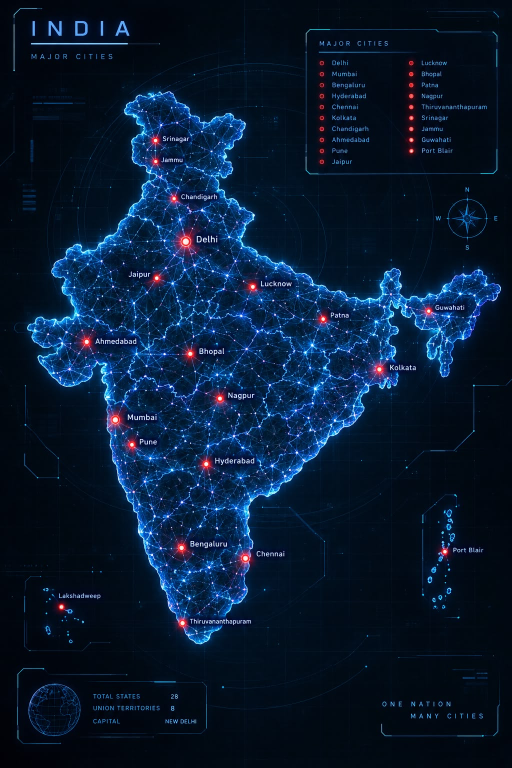
#> input picture design/reference/map/india-map-original.jpg, 1024 x 1536 px (shown at 1/2 size)
$ python clean_map.py ../../design/reference/map/india-map-original.jpg ../../design/reference/map/india-map-original.jpg
#> lines starting #> are read from the running program, lines starting #| are printed output that depends on the picture; after the words box and inside, x2 and y2 are one past the last pixel; in counts of white or black regions, pixels touching at a corner belong together
"""Clean the India map artwork for the website: erase the drawn city dots and names, keep only India
(mainland, Andaman & Nicobar, Lakshadweep) on pure black, and drop the frame, legend and compass.

    python -I frontend/scripts/clean_map.py design/reference/map/india-map-original.jpg out.png

Run Real-ESRGAN on the result afterwards: cleaning first means the repairs are sharpened too.
The site draws its own live dots at the same places (frontend/src/landing/cities.ts).
"""

import sys

import cv2
import numpy as np

src, dst = sys.argv[1], sys.argv[2]
im = cv2.imread(src)
#> im is the input picture: shape (1536, 1024, 3); mean B, G, R 49.6, 26.1, 7.6
h, w = im.shape[:2]
#> h = 1536; w = 1024
f = im.astype(np.float32)
b, g, r = f[..., 0], f[..., 1], f[..., 2]
L = f.mean(2)

# 1. Drawn red dots, and the white names around them (the network itself is blue, not white).
red = ((r > 150) & (g < 140) & (b < 160) & (r - g > 60)).astype(np.uint8)
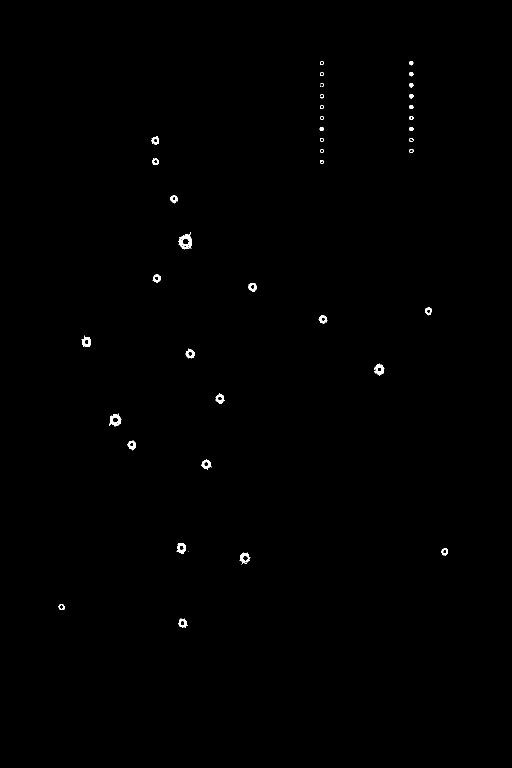
#> red: shape (1536, 1024) (shown at 1/2 size); values 0 (black) and 1 (white), 0.3% white; 45 white regions (7 under 20 px), largest, box (x1, y1, x2, y2) and area: (356, 464, 384, 499) 440, (218, 827, 243, 853) 328, (748, 727, 769, 752) 260
white = ((r > 150) & (g > 150) & (b > 150) & (np.abs(r - b) < 70)).astype(np.uint8)
#> white: shape (1536, 1024); values 0 (black) and 1 (white), 0.46% white in thin lines or dots, all inside (x1, y1, x2, y2) = (69, 64, 1001, 1470)
dots = cv2.connectedComponentsWithStats(cv2.dilate(red, np.ones((3, 3), np.uint8), iterations=2))
near = np.zeros_like(red)
for i in range(1, dots[0]):
    x, y, bw, bh, area = dots[2][i]
    cx, cy = x + bw // 2, y + bh // 2
    if area < 8 or (cx > 600 and cy < 350):  # the legend list is cut away below anyway
        continue
    # Names sit to the right of their dot; Jaipur's is to the left and Lakshadweep's above.
    near[max(0, cy - 12):cy + 13, max(0, cx - 12):cx + 13] = 1
    if abs(cx - 313) < 6 and abs(cy - 556) < 6:
        near[cy - 18:cy + 16, cx - 80:cx] = 1
    elif abs(cx - 122) < 6 and abs(cy - 1213) < 6:
        near[cy - 36:cy - 6, cx - 12:cx + 100] = 1
    else:
        near[cy - 22:cy + 16, cx:cx + 180] = 1
#> this loop made 39 passes
#> (x, y, bw, bh, area, cx, cy) on passes 1 to 12: (638, 120, 12, 12, 134, 644, 126), (816, 120, 13, 13, 146, 822, 126), (638, 142, 12, 12, 134, 644, 148), (816, 142, 13, 13, 146, 822, 148), (638, 164, 12, 12, 133, 644, 170), (816, 164, 13, 13, 147, 822, 170), (638, 186, 12, 13, 142, 644, 192), (816, 186, 13, 13, 151, 822, 192), (638, 208, 12, 12, 134, 644, 214), (816, 208, 13, 12, 142, 822, 214), (638, 230, 12, 12, 132, 644, 236), (816, 230, 13, 12, 142, 822, 236)
#> near: shape (1536, 1024); values 0 (black) and 1 (white), 8.4% white; 18 white regions, largest, box (x1, y1, x2, y2) and area: (251, 869, 592, 945) 14280, (353, 1075, 670, 1133) 13194, (298, 259, 490, 297) 7140
labels = cv2.dilate((white & near) | red, np.ones((3, 3), np.uint8), iterations=3)
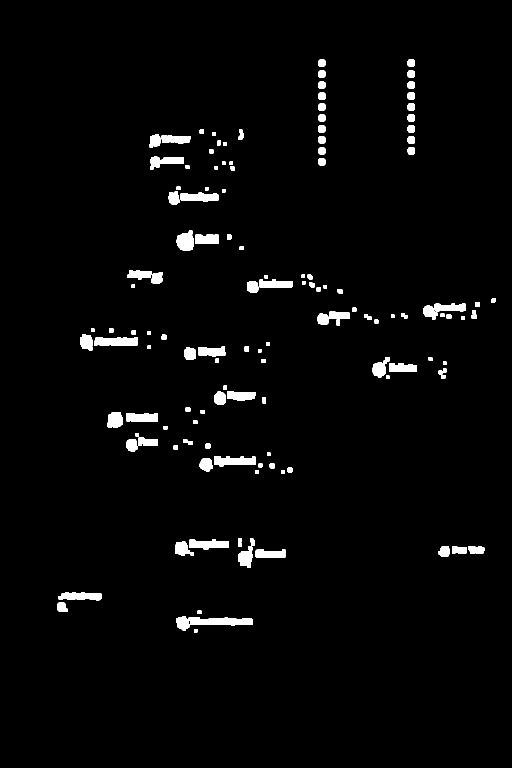
#> labels: shape (1536, 1024) (shown at 1/2 size); values 0 (black) and 1 (white), 2.5% white; 135 white regions, largest, box (x1, y1, x2, y2) and area: (352, 1232, 505, 1261) 2250, (188, 674, 275, 691) 1307, (428, 913, 511, 933) 1294

# Paint the network over the names first, so the coastline under a name stays whole.
im = cv2.inpaint(im, labels, 5, cv2.INPAINT_TELEA)
f = im.astype(np.float32)
b, g, r = f[..., 0], f[..., 1], f[..., 2]

# Each dot also left a soft red halo. Inside a disc around each dot, recolour red-tinted pixels to the
# network's own blue at the same brightness, so the texture stays and only the colour changes.
yy, xx = np.mgrid[0:h, 0:w]
discs = np.zeros((h, w), bool)
for i in range(1, dots[0]):
    x, y, bw, bh, area = dots[2][i]
    cx, cy = x + bw // 2, y + bh // 2
    if area >= 8 and not (cx > 600 and cy < 350):
        discs |= (xx - cx) ** 2 + (yy - cy) ** 2 < 30 ** 2
#> discs: shape (1536, 1024) bool; 3.5% white; 18 white regions, largest, box (x1, y1, x2, y2) and area: (201, 811, 293, 921) 5618, (281, 252, 340, 353) 5095, (319, 369, 378, 428) 2809
reddish = discs & (r > g + 8)  # pink and red; the network's own blues and violets have green above red
#> reddish: shape (1536, 1024) bool; 0.9% white; 64 white regions (39 under 20 px), largest, box (x1, y1, x2, y2) and area: (350, 454, 398, 511) 1966, (346, 1074, 385, 1122) 1243, (217, 816, 258, 863) 1085
Y = 0.299 * r + 0.587 * g + 0.114 * b
tint = np.array([1.0, 0.62, 0.36], np.float32)  # B, G, R shares of the network blue
blue = np.clip(Y[..., None] * tint / 0.42, 0, 255)
im = np.where(reddish[..., None], blue, f).astype(np.uint8)
L = im.astype(np.float32).mean(2)

# The decorative frames (the island insets) are long, perfectly straight lines out at sea. Find the
# mainland first, then remove straight runs of 40 px or more everywhere outside it.
dense0 = (cv2.GaussianBlur(L, (0, 0), 5) > 30).astype(np.uint8)
#> dense0: shape (1536, 1024); values 0 (black) and 1 (white), 29.2% white; 77 white regions (6 under 20 px), largest, box (x1, y1, x2, y2) and area: (48, 175, 1007, 1298) 424134, (61, 37, 257, 95) 5468, (849, 1014, 915, 1171) 3910
n0, lab0, st0, _ = cv2.connectedComponentsWithStats(dense0)
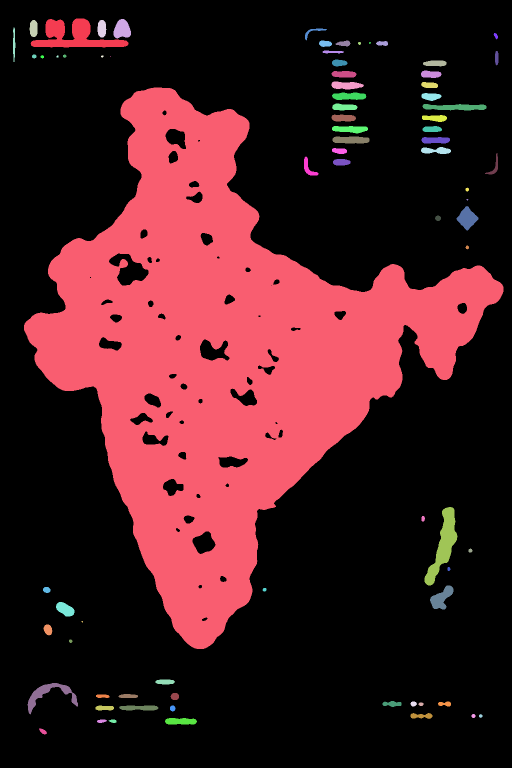
#> lab0: shape (1536, 1024) int32 (shown at 1/2 size); 78 distinct labels, from 0 to 77; one colour per label, 0 black
#> n0 = 78; st0 = 78 rows, first 6: [0, 0, 1024, 1536, 1113873], [61, 37, 196, 58, 5468], [227, 38, 35, 39, 1005], [59, 40, 16, 34, 456], [195, 40, 18, 35, 508], [26, 55, 5, 69, 245]
mainland = cv2.dilate((lab0 == 1 + int(np.argmax(st0[1:, 4]))).astype(np.uint8), np.ones((15, 15), np.uint8))
#> mainland: shape (1536, 1024); values 0 (black) and 1 (white), 30.3% white; 1 white region, box (x1, y1, x2, y2) and area: (41, 168, 1014, 1305) 475968
bright = (L > 28).astype(np.uint8)
#> bright: shape (1536, 1024); values 0 (black) and 1 (white), 27% white; 1474 white regions (1166 under 20 px), largest, box (x1, y1, x2, y2) and area: (39, 172, 1003, 1307) 391692, (611, 58, 995, 349) 2402, (56, 1367, 161, 1473) 2214
# A frame line is long one way and only a few pixels thick the other way (a column of islands is not).
open_ = lambda k: cv2.morphologyEx(bright, cv2.MORPH_OPEN, np.ones(k, np.uint8))  # noqa: E731
lines = (open_((1, 41)) & (1 - open_((7, 1)))) | (open_((41, 1)) & (1 - open_((1, 7))))
lines = cv2.dilate(lines, np.ones((5, 5), np.uint8)) & (1 - mainland)
#> lines: shape (1536, 1024); values 0 (black) and 1 (white), 1.7% white; 60 white regions (11 under 20 px), largest, box (x1, y1, x2, y2) and area: (616, 56, 967, 67) 2076, (616, 345, 990, 351) 2071, (59, 84, 322, 91) 1728
im[lines > 0] = 0
#> im: shape (1536, 1024, 3); mean of channels 0, 1, 2 48.3, 25, 5.7
L[lines > 0] = 0
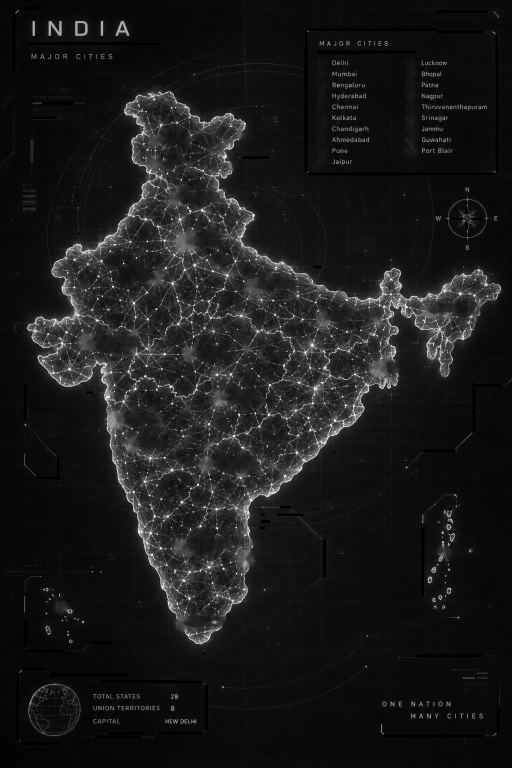
#> L: shape (1536, 1024) float32 (shown at 1/2 size); min 0, max 253.3, mean 26.4

# 2. India's shape: where the network is dense.
dense = cv2.GaussianBlur(L, (0, 0), 5) > 30
#> dense: shape (1536, 1024) bool; 28.8% white; 70 white regions (6 under 20 px), largest, box (x1, y1, x2, y2) and area: (48, 175, 1007, 1298) 424019, (851, 1017, 915, 1171) 3782, (55, 1366, 156, 1429) 1744
n, lab, st, _ = cv2.connectedComponentsWithStats(dense.astype(np.uint8))
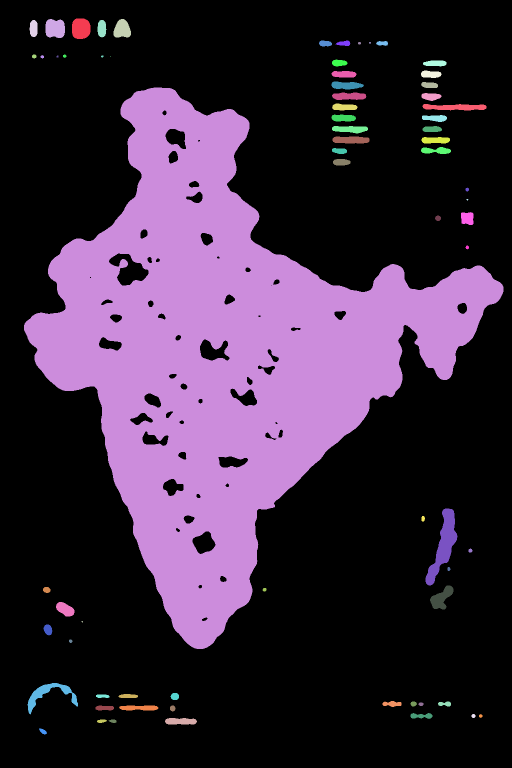
#> lab: shape (1536, 1024) int32 (shown at 1/2 size); 71 distinct labels, from 0 to 70; one colour per label, 0 black
#> n = 71; st = 71 rows, first 6: [0, 0, 1024, 1536, 1119570], [144, 37, 37, 41, 1321], [91, 38, 39, 38, 1282], [227, 38, 35, 37, 988], [59, 40, 16, 34, 456], [195, 40, 18, 35, 504]
keep = np.zeros((h, w), np.uint8)
big = 1 + int(np.argmax(st[1:, 4]))
#> big = 23
keep[lab == big] = 1  # the mainland, joined to the north-east through the Siliguri corridor
# Islands are small and sparse, so they get their own, lower threshold inside their two areas.
isl = cv2.dilate((L > 40).astype(np.uint8), np.ones((5, 5), np.uint8))
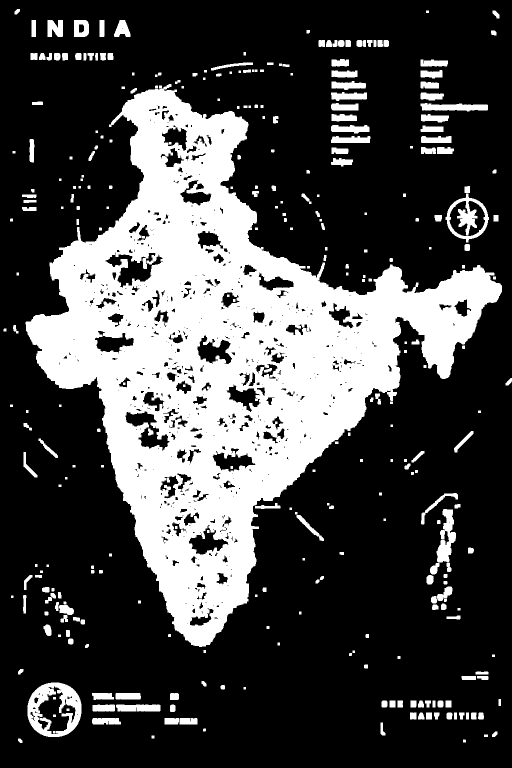
#> isl: shape (1536, 1024) (shown at 1/2 size); values 0 (black) and 1 (white), 27.8% white; 318 white regions, largest, box (x1, y1, x2, y2) and area: (51, 168, 1004, 1294) 380997, (55, 1365, 163, 1474) 5831, (891, 387, 978, 485) 3009
zone = np.zeros((h, w), np.uint8)
zone[960:1260, 820:940] = 1  # Andaman & Nicobar
zone[1160:1300, 70:190] = 1  # Lakshadweep
n, lab, st, _ = cv2.connectedComponentsWithStats(isl & zone)
#> lab: shape (1536, 1024) int32; 34 distinct labels, from 0 to 33
#> n = 34; st = 34 rows, first 6: [0, 0, 1024, 1536, 1565841], [842, 986, 74, 63, 672], [909, 1008, 12, 9, 91], [873, 1018, 39, 107, 2247], [874, 1040, 7, 8, 54], [936, 1095, 4, 12, 47]
for i in range(1, n):
    x, y, bw, bh, area = st[i]
    # Islands (alone or touching in a column) fill their box well; leftover frame corners are sparse.
    compact = max(bw, bh) <= 140 and area >= 0.22 * bw * bh
    if area >= 10 and compact:
        keep[lab == i] = 1
#> this loop made 33 passes
#> (x, y, bw, bh, area, compact) on passes 1 to 12: (842, 986, 74, 63, 672, False), (909, 1008, 12, 9, 91, True), (873, 1018, 39, 107, 2247, True), (874, 1040, 7, 8, 54, True), (936, 1095, 4, 12, 47, True), (893, 1125, 10, 19, 139, True), (860, 1126, 19, 23, 281, True), (887, 1148, 8, 8, 61, True), (853, 1150, 14, 19, 234, True), (887, 1162, 8, 7, 53, True), (874, 1173, 31, 29, 469, True), (84, 1174, 15, 11, 147, True)
#> (x, y, bw, bh, area) on pass 25: (121, 1230, 15, 15, 149)
#> keep: shape (1536, 1024); values 0 (black) and 1 (white), 27.4% white; 33 white regions, largest, box (x1, y1, x2, y2) and area: (48, 175, 1007, 1298) 424019, (873, 1018, 912, 1125) 2247, (874, 1173, 905, 1202) 469
# Fill lakes inside the outline, trim thin spurs left by frame lines, then soften the edge.
cnts, _ = cv2.findContours(keep, cv2.RETR_EXTERNAL, cv2.CHAIN_APPROX_NONE)
solid = np.zeros_like(keep)
cv2.drawContours(solid, cnts, -1, 1, thickness=cv2.FILLED)
#> solid: shape (1536, 1024); values 0 (black) and 1 (white), 28.5% white; 33 white regions, largest, box (x1, y1, x2, y2) and area: (48, 175, 1007, 1298) 442007, (873, 1018, 912, 1125) 2248, (874, 1173, 905, 1202) 469
solid = cv2.morphologyEx(solid, cv2.MORPH_OPEN, cv2.getStructuringElement(cv2.MORPH_ELLIPSE, (7, 7)))
#> solid: shape (1536, 1024); values 0 (black) and 1 (white), 28.5% white; 32 white regions, largest, box (x1, y1, x2, y2) and area: (48, 175, 1007, 1298) 441989, (873, 1064, 912, 1125) 1304, (885, 1018, 908, 1064) 746
alpha = cv2.GaussianBlur(cv2.dilate(solid, np.ones((5, 5), np.uint8)).astype(np.float32), (0, 0), 3)

# 3. Keep only India, on black.
clean = im
bg = np.array([22, 9, 1], np.float32)  # the artwork's own night blue, in BGR
out = np.clip((clean.astype(np.float32) - bg) * 1.06, 0, 255) * alpha[..., None]

ys, xs = np.where(solid > 0)
pad = 24
x0, x1, y0, y1 = max(0, xs.min() - pad), min(w, xs.max() + pad), max(0, ys.min() - pad), min(h, ys.max() + pad)
cv2.imwrite(dst, out[y0:y1, x0:x1].astype(np.uint8))
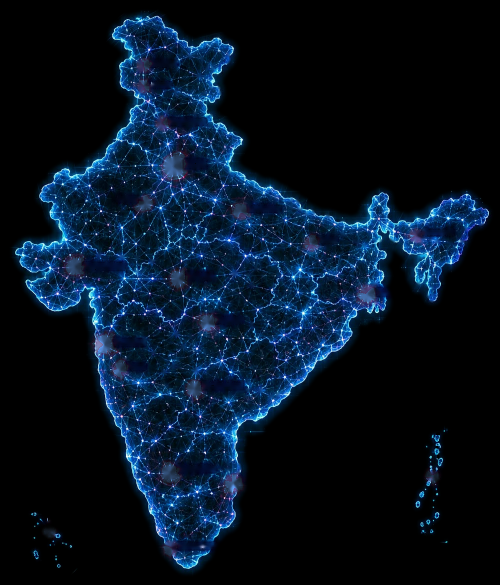
#> saved as india-map-original.jpg: shape (1170, 1000, 3) (shown at 1/2 size); mean B, G, R 34.1, 19.2, 5.9
print(f"crop offset {x0},{y0} size {x1 - x0}x{y1 - y0}")
#| crop offset 24,151 size 1000x1170
